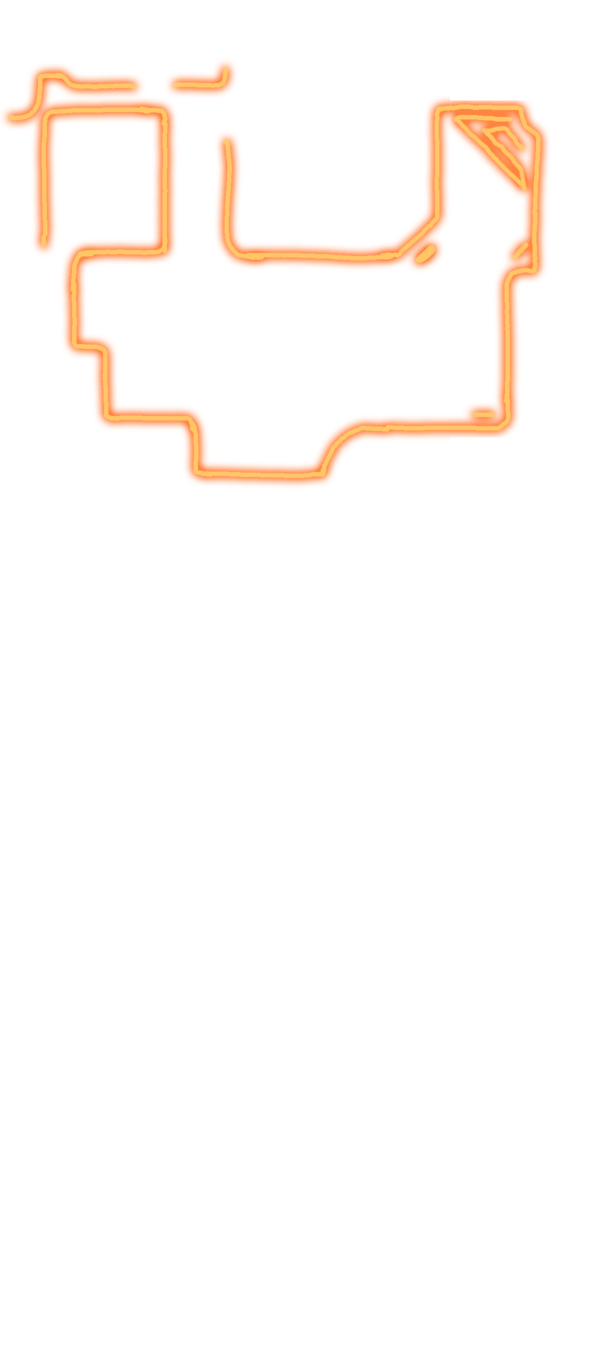
#> input picture preview/assets/wallpaper-amber-glow.png, 1224 x 2720 px, found by its file name (shown at 1/2 size)
$ python test-amber-glow.py
#> lines starting #> are read from the running program, lines starting #| are printed output that depends on the picture; after the words box and inside, x2 and y2 are one past the last pixel; in counts of white or black regions, pixels touching at a corner belong together
#!/usr/bin/env python3
"""Validate overlay geometry and protected wallpaper regions. Requires Pillow."""
from pathlib import Path
import json
import math
from PIL import Image

preview = Path('preview/assets/wallpaper-amber-glow.png').read_bytes()
android = Path('app/src/main/assets/wallpaper_amber_glow.png').read_bytes()
assert preview == android, 'Preview and Android glow layers differ'
image = Image.open('preview/assets/wallpaper-amber-glow.png')
#> image is the input picture: PIL image 1224x2720 RGBA; mean R, G, B, A 255, 115.6, 36.2, 8.4
assert image.size == (1224, 2720) and image.mode == 'RGBA'
a = image.getchannel('A')
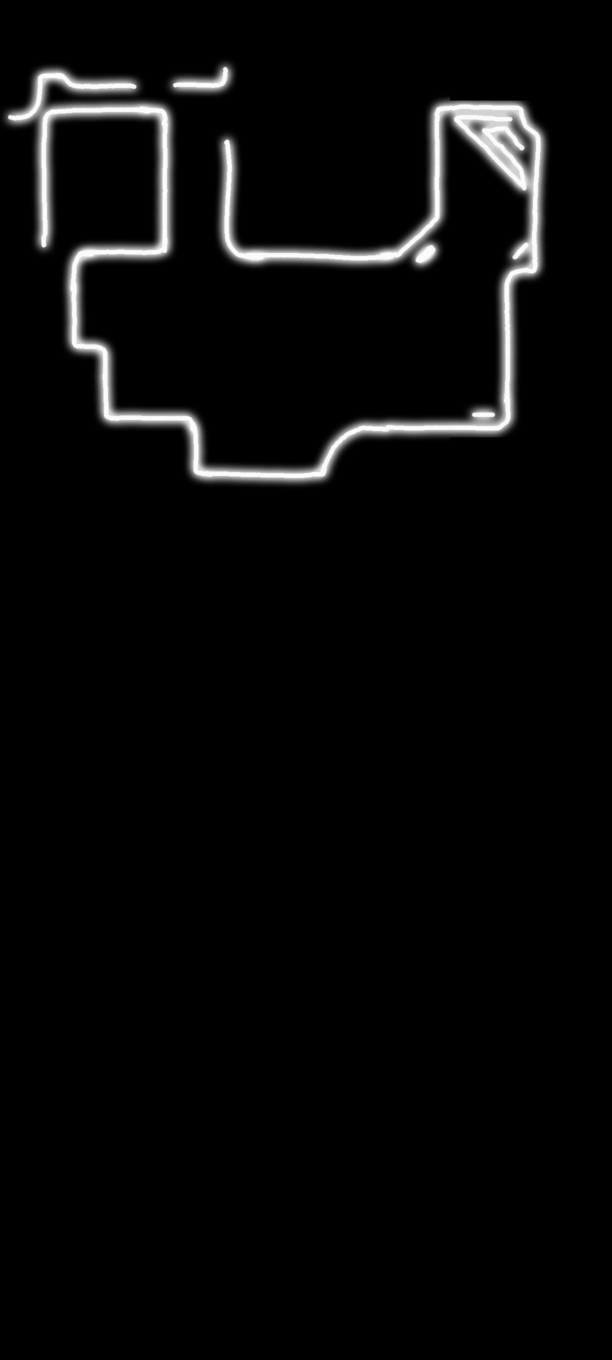
#> a: PIL image 1224x2720 L (shown at 1/2 size); min 0, max 251, mean 8.4
# Every visible animation pixel must retain the requested orange palette.
from PIL import ImageChops
red, green, blue, _ = image.split()
#> red: PIL image 1224x2720 L; every value is 255
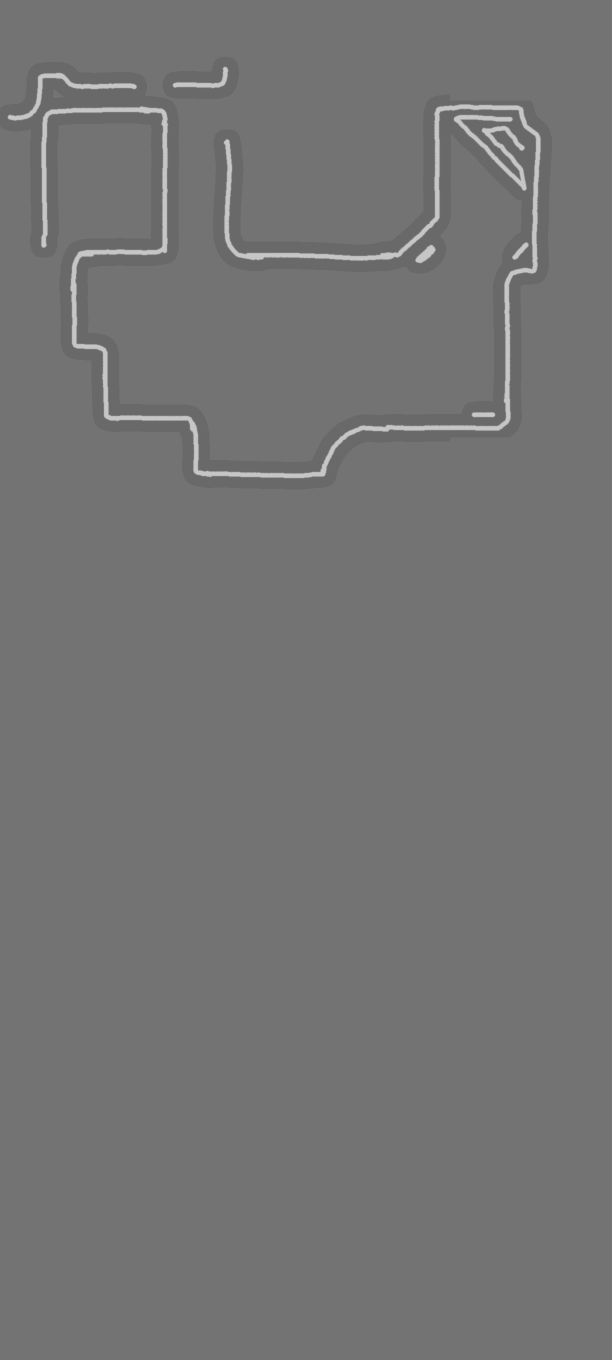
#> green: PIL image 1224x2720 L (shown at 1/2 size); min 105, max 201, mean 115.6
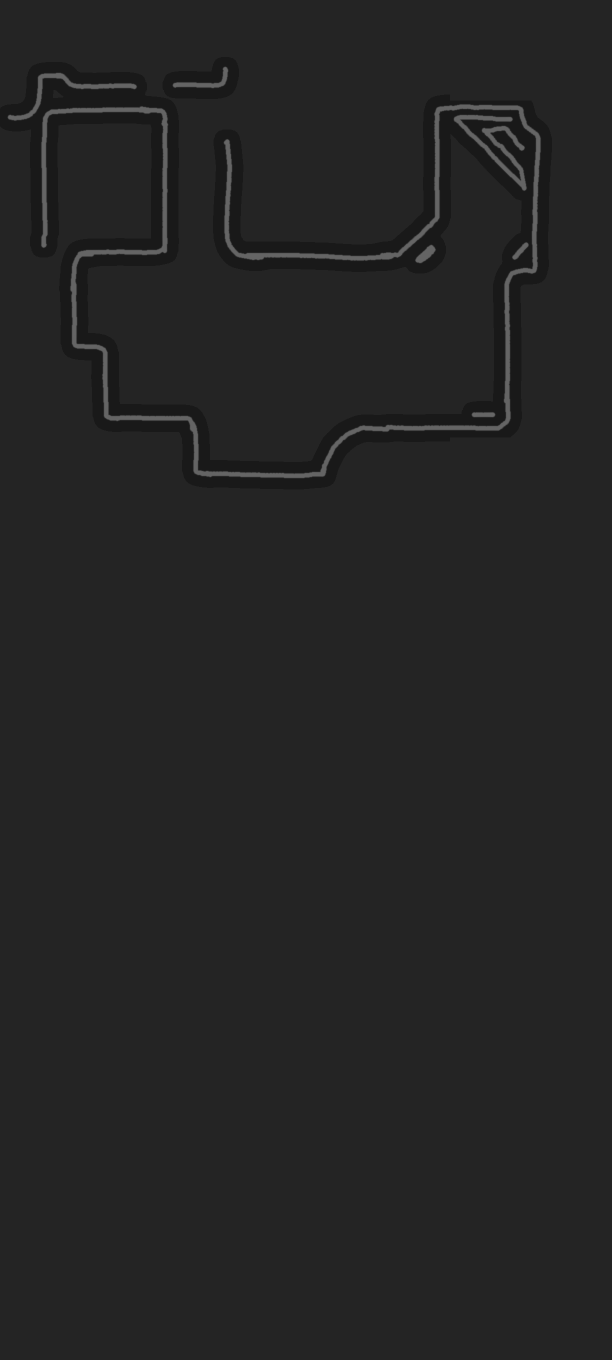
#> blue: PIL image 1224x2720 L (shown at 1/2 size); min 25, max 103, mean 36.2
visible = a.point(lambda value: 255 if value else 0)
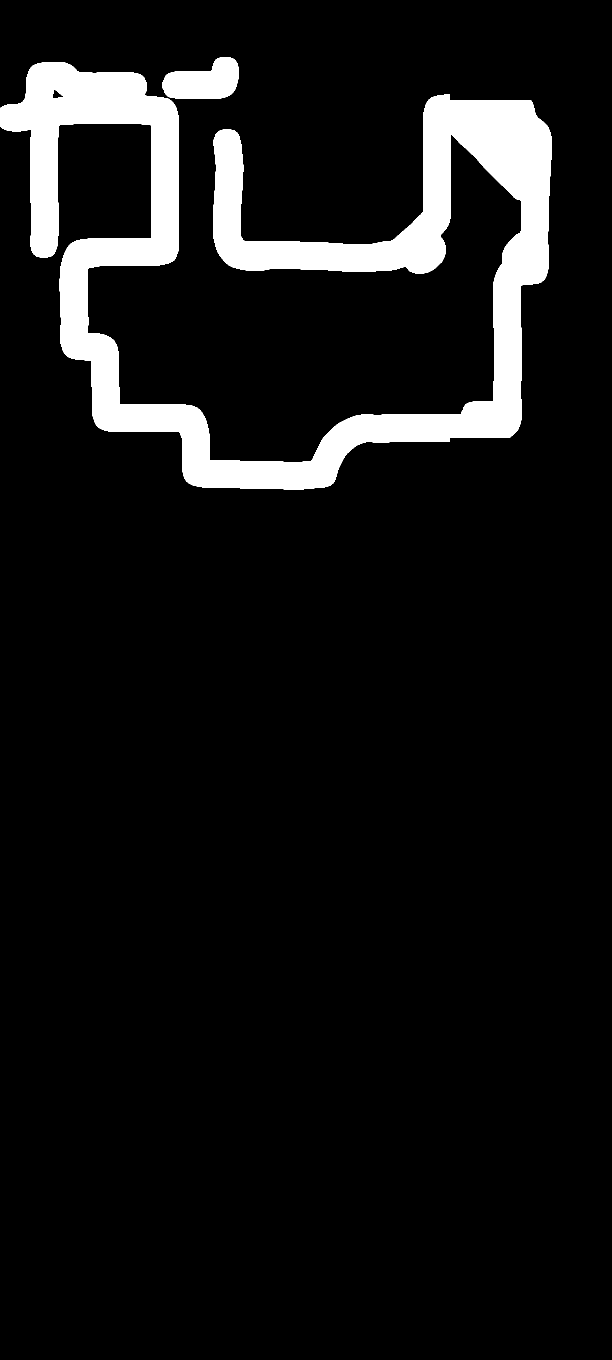
#> visible: PIL image 1224x2720 L (shown at 1/2 size); 7.9% white; 2 white regions, box (x1, y1, x2, y2) and area: (0, 124, 1104, 979) 255431, (325, 114, 478, 198) 8971
assert ImageChops.multiply(ImageChops.subtract(green, red), visible).getbbox() is None
assert ImageChops.multiply(ImageChops.subtract(blue, green), visible).getbbox() is None
for name, bounds in {
    'battery': (30, 1060, 1195, 2300),
    'left flex': (35, 925, 330, 1060),
    'right flex': (900, 875, 1120, 1080),
    'upper flex': (900, 40, 1080, 200),
}.items():
    assert a.crop(bounds).getbbox() is None, f'Overlay touches protected {name}'
#> (the run stopped early here; a loop or call above may not have finished)
